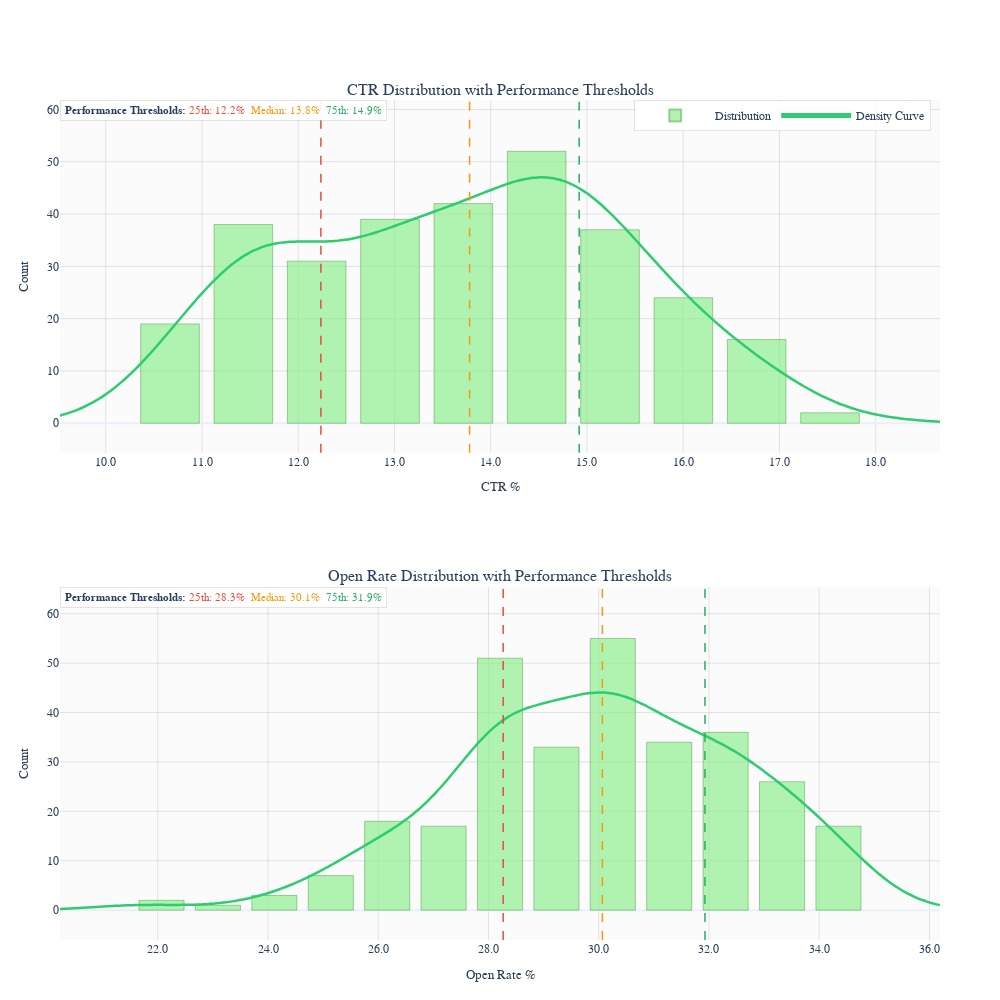

Notebook code for this chart:
### Code cell
# Read the data
df = pd.read_csv('Felipe Chaves_TakeHome Exercise - Campaign_Performance.csv', 
                 parse_dates=['date_sent'])

# Calculate rates as percentages
df['ctr'] = (df['n_click'] / df['n_open']) * 100
df['open_rate'] = (df['n_open'] / df['n_sent']) * 100

# Calculate performance thresholds for both metrics
metrics = {
    'ctr': {
        'name': 'CTR',
        'data': df['ctr'],
        'percentiles': {
            '25th': df['ctr'].quantile(0.25),
            'Median': df['ctr'].quantile(0.50),
            '75th': df['ctr'].quantile(0.75)
        },
        'range': [
            max(0, df['ctr'].min() - 0.1 * (df['ctr'].max() - df['ctr'].min())),
            df['ctr'].max() + 0.1 * (df['ctr'].max() - df['ctr'].min())
        ]
    },
    'open_rate': {
        'name': 'Open Rate',
        'data': df['open_rate'],
        'percentiles': {
            '25th': df['open_rate'].quantile(0.25),
            'Median': df['open_rate'].quantile(0.50),
            '75th': df['open_rate'].quantile(0.75)
        },
        'range': [
            max(0, df['open_rate'].min() - 0.1 * (df['open_rate'].max() - df['open_rate'].min())),
            df['open_rate'].max() + 0.1 * (df['open_rate'].max() - df['open_rate'].min())
        ]
    }
}

# Create subplots with more compact spacing
fig = make_subplots(
    rows=2, cols=1,
    subplot_titles=(
        'CTR Distribution with Performance Thresholds',
        'Open Rate Distribution with Performance Thresholds'
    ),
    vertical_spacing=0.16
)

# Colors for percentile lines and styling
colors = {
    '25th': '#E74C3C',  # Red
    'Median': '#F39C12',  # Orange
    '75th': '#27AE60'  # Green
}

# Create plots for each metric
for idx, (metric_key, metric) in enumerate(metrics.items(), 1):
    # Create histogram with optimal number of bins
    hist, bins = np.histogram(metric['data'], bins='auto')
    bin_centers = (bins[:-1] + bins[1:]) / 2
    
    # Add histogram with improved styling
    fig.add_trace(
        go.Bar(
            x=bin_centers,
            y=hist,
            name='Distribution',
            marker_color='rgba(144, 238, 144, 0.7)',
            marker_line_color='rgba(0, 100, 0, 0.3)',
            marker_line_width=1,
            hovertemplate=f'{metric["name"]}: %{{x:.1f}}%<br>Count: %{{y}}<extra></extra>',
            showlegend=(idx == 1)
        ),
        row=idx, col=1
    )
    
    # Add KDE with improved smoothing
    kde_x = np.linspace(metric['range'][0], metric['range'][1], 200)
    kde = stats.gaussian_kde(metric['data'], bw_method='silverman')
    kde_y = kde(kde_x) * len(metric['data']) * (bins[1] - bins[0])
    
    fig.add_trace(
        go.Scatter(
            x=kde_x,
            y=kde_y,
            name='Density Curve',
            line=dict(color='#2ECC71', width=2.5, shape='spline'),
            hovertemplate=f'{metric["name"]}: %{{x:.1f}}%<br>Density: %{{y:.1f}}<extra></extra>',
            showlegend=(idx == 1)
        ),
        row=idx, col=1
    )
    
    # Calculate max y value for positioning annotations
    max_y = max(max(hist), max(kde_y))
    
    # Add percentile labels at the top of the plot
    fig.add_annotation(
        x=metric['range'][0],
        y=max_y * 1.15,
        text=f"<b>Performance Thresholds:</b> " +
             f"<span style='color: {colors['25th']}'>25th: {metric['percentiles']['25th']:.1f}%</span>  " +
             f"<span style='color: {colors['Median']}'>Median: {metric['percentiles']['Median']:.1f}%</span>  " +
             f"<span style='color: {colors['75th']}'>75th: {metric['percentiles']['75th']:.1f}%</span>",
        showarrow=False,
        xref=f'x{idx}',
        yref=f'y{idx}',
        xanchor='left',
        font=dict(size=11),
        bgcolor='rgba(255, 255, 255, 0.9)',
        bordercolor='rgba(0,0,0,0.1)',
        borderwidth=1,
        borderpad=4
    )
    
    # Add vertical lines for percentiles without text annotations
    for label, value in metric['percentiles'].items():
        fig.add_vline(
            x=value,
            line_dash="dash",
            line_color=colors[label],
            line_width=1.5,
            row=idx, col=1
        )
    
    # Add stats annotation
    stats_text = (
        f"<b>Key Statistics:</b><br>" +
        f"Mean: {metric['data'].mean():.1f}%<br>" +
        f"Std Dev: {metric['data'].std():.1f}%<br>" +
        f"Sample Size: {len(df):,}"
    )
    
    fig.add_annotation(
        x=0.99,
        y=0.95,
        xref=f'x{idx}',
        yref=f'y{idx}',
        text=stats_text,
        showarrow=False,
        font=dict(size=11, color="#34495E"),
        align='left',
        bgcolor='rgba(255, 255, 255, 0.9)',
        bordercolor='rgba(0,0,0,0.1)',
        borderwidth=1,
        borderpad=6
    )

# Update layout with improved styling
fig.update_layout(
    height=1000,
    width=1000,
    template='plotly_white',
    showlegend=True,
    legend=dict(
        yanchor="top",
        y=1.0,
        xanchor="right",
        x=0.99,
        bgcolor="rgba(255, 255, 255, 0.9)",
        bordercolor="rgba(0,0,0,0.1)",
        borderwidth=1,
        orientation="h",
        itemwidth=70,
        itemsizing="constant"
    ),
    margin=dict(l=60, r=60, t=100, b=60),
    paper_bgcolor='white',
    plot_bgcolor='rgba(240,240,240,0.3)',
    font=dict(family="Arial", size=12)
)

# Update axes with focused ranges and improved styling
for idx, (metric_key, metric) in enumerate(metrics.items(), 1):
    fig.update_xaxes(
        title_text=f"{metric['name']} %",
        title_font=dict(size=13, color="#2C3E50"),
        range=metric['range'],
        gridcolor='rgba(0,0,0,0.1)',
        row=idx, col=1,
        tickformat='.1f'
    )
    fig.update_yaxes(
        title_text="Count",
        title_font=dict(size=13, color="#2C3E50"),
        gridcolor='rgba(0,0,0,0.1)',
        row=idx, col=1
    )

# Show the figure
fig.show() 

# Print summary statistics
print("\nEmail Marketing Metrics Analysis")
print("=" * 40)
print(f"Number of campaigns analyzed: {len(df):,}")

for metric_key, metric in metrics.items():
    print(f"\n{metric['name']} Performance Thresholds:")
    for label, value in metric['percentiles'].items():
        print(f"{label}: {value:.1f}%")
    print(f"\n{metric['name']} Key Statistics:")
    print(f"Mean: {metric['data'].mean():.1f}%")
    print(f"Standard Deviation: {metric['data'].std():.1f}%")
    print(f"Range: {metric['data'].min():.1f}% - {metric['data'].max():.1f}%")

### Figure 1 — Plotly figure (JSON) as saved in the notebook; plotly's stock layout.template omitted (floating-point values rounded to 4 significant figures; data arrays with more than 128 entries replaced by an {"elided": "..."} marker saying what was removed)
{"data": [{"hovertemplate": "CTR: %{x:.1f}%<br>Count: %{y}<extra></extra>", "marker": {"color": "rgba(144, 238, 144, 0.7)", "line": {"color": "rgba(0, 100, 0, 0.3)", "width": 1}}, "name": "Distribution", "showlegend": true, "type": "bar", "x": [10.67, 11.43, 12.19, 12.95, 13.72, 14.48, 15.24, 16.0, 16.76, 17.53], "xaxis": "x", "y": [19, 38, 31, 39, 42, 52, 37, 24, 16, 2], "yaxis": "y"}, {"hovertemplate": "CTR: %{x:.1f}%<br>Density: %{y:.1f}<extra></extra>", "line": {"color": "#2ECC71", "shape": "spline", "width": 2.5}, "name": "Density Curve", "showlegend": true, "type": "scatter", "x": {"elided": "200 float values"}, "xaxis": "x", "y": {"elided": "200 float values"}, "yaxis": "y"}, {"hovertemplate": "Open Rate: %{x:.1f}%<br>Count: %{y}<extra></extra>", "marker": {"color": "rgba(144, 238, 144, 0.7)", "line": {"color": "rgba(0, 100, 0, 0.3)", "width": 1}}, "name": "Distribution", "showlegend": false, "type": "bar", "x": [22.07, 23.09, 24.11, 25.14, 26.16, 27.19, 28.21, 29.23, 30.26, 31.28, 32.3, 33.33, 34.35], "xaxis": "x2", "y": [2, 1, 3, 7, 18, 17, 51, 33, 55, 34, 36, 26, 17], "yaxis": "y2"}, {"hovertemplate": "Open Rate: %{x:.1f}%<br>Density: %{y:.1f}<extra></extra>", "line": {"color": "#2ECC71", "shape": "spline", "width": 2.5}, "name": "Density Curve", "showlegend": false, "type": "scatter", "x": {"elided": "200 float values"}, "xaxis": "x2", "y": {"elided": "200 float values"}, "yaxis": "y2"}], "layout": {"annotations": [{"font": {"size": 16}, "showarrow": false, "text": "CTR Distribution with Performance Thresholds", "x": 0.5, "xanchor": "center", "xref": "paper", "y": 1, "yanchor": "bottom", "yref": "paper"}, {"font": {"size": 16}, "showarrow": false, "text": "Open Rate Distribution with Performance Thresholds", "x": 0.5, "xanchor": "center", "xref": "paper", "y": 0.42, "yanchor": "bottom", "yref": "paper"}, {"bgcolor": "rgba(255, 255, 255, 0.9)", "bordercolor": "rgba(0,0,0,0.1)", "borderpad": 4, "borderwidth": 1, "font": {"size": 11}, "showarrow": false, "text": "<b>Performance Thresholds:</b> <span style='color: #E74C3C'>25th: 12.2%</span>  <span style='color: #F39C12'>Median: 13.8%</span>  <span style='color: #27AE60'>75th: 14.9%</span>", "x": 9.524, "xanchor": "left", "xref": "x", "y": 59.8, "yref": "y"}, {"align": "left", "bgcolor": "rgba(255, 255, 255, 0.9)", "bordercolor": "rgba(0,0,0,0.1)", "borderpad": 6, "borderwidth": 1, "font": {"color": "#34495E", "size": 11}, "showarrow": false, "text": "<b>Key Statistics:</b><br>Mean: 13.7%<br>Std Dev: 1.7%<br>Sample Size: 300", "x": 0.99, "xref": "x", "y": 0.95, "yref": "y"}, {"bgcolor": "rgba(255, 255, 255, 0.9)", "bordercolor": "rgba(0,0,0,0.1)", "borderpad": 4, "borderwidth": 1, "font": {"size": 11}, "showarrow": false, "text": "<b>Performance Thresholds:</b> <span style='color: #E74C3C'>25th: 28.3%</span>  <span style='color: #F39C12'>Median: 30.1%</span>  <span style='color: #27AE60'>75th: 31.9%</span>", "x": 20.23, "xanchor": "left", "xref": "x2", "y": 63.25, "yref": "y2"}, {"align": "left", "bgcolor": "rgba(255, 255, 255, 0.9)", "bordercolor": "rgba(0,0,0,0.1)", "borderpad": 6, "borderwidth": 1, "font": {"color": "#34495E", "size": 11}, "showarrow": false, "text": "<b>Key Statistics:</b><br>Mean: 30.0%<br>Std Dev: 2.5%<br>Sample Size: 300", "x": 0.99, "xref": "x2", "y": 0.95, "yref": "y2"}], "font": {"family": "Arial", "size": 12}, "height": 1000, "legend": {"bgcolor": "rgba(255, 255, 255, 0.9)", "bordercolor": "rgba(0,0,0,0.1)", "borderwidth": 1, "itemsizing": "constant", "itemwidth": 70, "orientation": "h", "x": 0.99, "xanchor": "right", "y": 1, "yanchor": "top"}, "margin": {"b": 60, "l": 60, "r": 60, "t": 100}, "paper_bgcolor": "white", "plot_bgcolor": "rgba(240,240,240,0.3)", "shapes": [{"line": {"color": "#E74C3C", "dash": "dash", "width": 1.5}, "type": "line", "x0": 12.24, "x1": 12.24, "xref": "x", "y0": 0, "y1": 1, "yref": "y domain"}, {"line": {"color": "#F39C12", "dash": "dash", "width": 1.5}, "type": "line", "x0": 13.78, "x1": 13.78, "xref": "x", "y0": 0, "y1": 1, "yref": "y domain"}, {"line": {"color": "#27AE60", "dash": "dash", "width": 1.5}, "type": "line", "x0": 14.92, "x1": 14.92, "xref": "x", "y0": 0, "y1": 1, "yref": "y domain"}, {"line": {"color": "#E74C3C", "dash": "dash", "width": 1.5}, "type": "line", "x0": 28.27, "x1": 28.27, "xref": "x2", "y0": 0, "y1": 1, "yref": "y2 domain"}, {"line": {"color": "#F39C12", "dash": "dash", "width": 1.5}, "type": "line", "x0": 30.07, "x1": 30.07, "xref": "x2", "y0": 0, "y1": 1, "yref": "y2 domain"}, {"line": {"color": "#27AE60", "dash": "dash", "width": 1.5}, "type": "line", "x0": 31.93, "x1": 31.93, "xref": "x2", "y0": 0, "y1": 1, "yref": "y2 domain"}], "showlegend": true, "width": 1000, "xaxis": {"anchor": "y", "domain": [0, 1], "gridcolor": "rgba(0,0,0,0.1)", "range": [9.524, 18.67], "tickformat": ".1f", "title": {"font": {"color": "#2C3E50", "size": 13}, "text": "CTR %"}}, "xaxis2": {"anchor": "y2", "domain": [0, 1], "gridcolor": "rgba(0,0,0,0.1)", "range": [20.23, 36.19], "tickformat": ".1f", "title": {"font": {"color": "#2C3E50", "size": 13}, "text": "Open Rate %"}}, "yaxis": {"anchor": "x", "domain": [0.58, 1], "gridcolor": "rgba(0,0,0,0.1)", "title": {"font": {"color": "#2C3E50", "size": 13}, "text": "Count"}}, "yaxis2": {"anchor": "x2", "domain": [0, 0.42], "gridcolor": "rgba(0,0,0,0.1)", "title": {"font": {"color": "#2C3E50", "size": 13}, "text": "Count"}}}}
